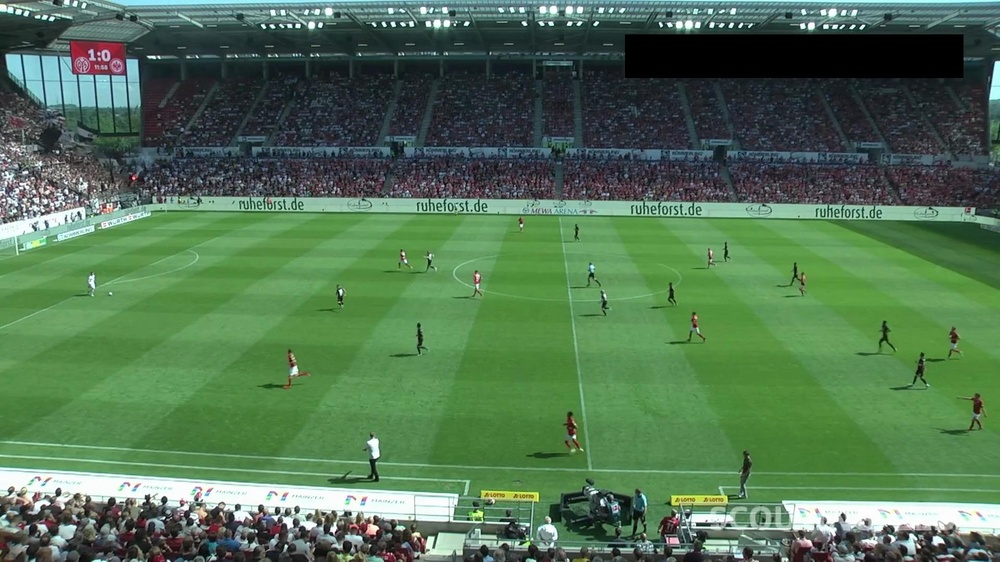
#> input picture training/football-players-detection-1/football-players-detection-1/test/images/40cd38_7_6_png.rf.68ef7fcd663cdf0f5b96bacdbcd94e07.jpg, 1000 x 562 px, shrunk from 1920 x 1080 before the run
$ python -i lines.py   (imports and definitions only)
#> lines starting #> are read from the running program, lines starting #| are printed output that depends on the picture; after the words box and inside, x2 and y2 are one past the last pixel; in counts of white or black regions, pixels touching at a corner belong together
### football_analysis/pitch/mask.py
"""Masque de la pelouse, pour écarter tout ce qui n'est pas sur le terrain.

Sur une caméra de club placée en bord de touche, le détecteur trouve autant de
personnes hors jeu que de joueurs : entraîneurs debout, remplaçants sur le
banc, spectateurs dans les gradins. Les compter fausse la possession, le
Voronoï et le nombre de joueurs.

Filtrer par homographie serait plus propre, mais l'homographie n'est pas
toujours calculable — et quand elle l'est, elle a déjà besoin d'un terrain
correctement identifié. Ce masque ne dépend que de la couleur, donc il
fonctionne sur toutes les frames, y compris celles où les lignes sont hors
champ.
"""
from __future__ import annotations

import cv2
import numpy as np

# Bornes de recherche du gazon en HSV OpenCV (H sur 0-179), volontairement
# larges : elles ne servent qu'à délimiter où chercher la teinte dominante.
HUE_SEARCH = (25, 95)
HUE_TOLERANCE = 12
MIN_SATURATION = 50
MIN_VALUE = 40


def dominant_turf_hue(hsv: np.ndarray) -> int | None:
    """Teinte dominante du gazon sur cette image.

    Un seuil fixe ne survit pas au changement de stade, de saison ni d'heure :
    la même pelouse passe du vert-jaune en plein soleil au vert sombre à
    l'ombre, et la végétation hors terrain se distingue par une teinte plus
    jaune de seulement une dizaine de degrés. Estimer le mode sur chaque image
    rend le masque indépendant du lieu de tournage.
    """
    low, high = HUE_SEARCH
    plausible = (
        (hsv[:, :, 0] >= low)
        & (hsv[:, :, 0] <= high)
        & (hsv[:, :, 1] >= MIN_SATURATION)
        & (hsv[:, :, 2] >= MIN_VALUE)
    )
    if plausible.sum() < hsv.shape[0] * hsv.shape[1] * 0.05:
        return None
    histogram = np.bincount(hsv[:, :, 0][plausible], minlength=180)
    return int(np.argmax(histogram))


def turf_mask(frame: np.ndarray, close_px: int = 25) -> np.ndarray:
    """Masque binaire de la surface de jeu (255 = pelouse).

    La fermeture morphologique rebouche les joueurs, les lignes blanches et
    les ombres, qui découpent sinon la pelouse en fragments. Seule la plus
    grande composante est conservée : les bandes d'herbe derrière les gradins
    ne font pas partie du terrain.
    """
    hsv = cv2.cvtColor(frame, cv2.COLOR_BGR2HSV)
    hue = dominant_turf_hue(hsv)
    if hue is None:
        return np.zeros(frame.shape[:2], dtype=np.uint8)

    mask = cv2.inRange(
        hsv,
        np.array([max(hue - HUE_TOLERANCE, 0), MIN_SATURATION, MIN_VALUE], np.uint8),
        np.array([min(hue + HUE_TOLERANCE, 179), 255, 255], np.uint8),
    )

    small = cv2.getStructuringElement(cv2.MORPH_ELLIPSE, (5, 5))
    mask = cv2.morphologyEx(mask, cv2.MORPH_OPEN, small)

    # Combler avant de choisir la composante : joueurs, lignes et ombres
    # découpent sinon la pelouse en morceaux, et on n'en garderait qu'un.
    # La tolérance de teinte, elle, empêche déjà de souder la végétation
    # hors terrain, plus jaune d'une dizaine de degrés.
    kernel = cv2.getStructuringElement(cv2.MORPH_ELLIPSE, (close_px, close_px))
    mask = cv2.morphologyEx(mask, cv2.MORPH_CLOSE, kernel)

    count, labels, stats, _ = cv2.connectedComponentsWithStats(mask, connectivity=8)
    if count <= 1:
        return mask
    largest = 1 + int(np.argmax(stats[1:, cv2.CC_STAT_AREA]))
    return np.where(labels == largest, 255, 0).astype(np.uint8)


# [30 lines left out: functions playable_area, on_pitch, not called in this run]

### football_analysis/pitch/lines.py
"""Détection des lignes du terrain, et estimation de l'exploitabilité.

AVERTISSEMENT — ce module fournit des primitives de mesure, PAS un verdict.

Il a été écrit pour estimer à moindre coût la proportion de frames offrant
assez de structure pour une homographie. Cette tentative a échoué : selon le
réglage des seuils, le compte de lignes passait de 0 à 23 sur la même image,
sans réglage intermédiaire qui distingue les vraies lignes de terrain des
poteaux de but, des ombres et des maillots clairs. Sur une pelouse en plein
soleil, les lignes ne sont que légèrement plus contrastées que l'herbe.

La mesure a finalement été obtenue par jugement visuel sur 36 images
échantillonnées (voir ANALYSE_TERRAIN.md). N'utilisez pas ces fonctions comme
filtre de qualité sans les avoir calibrées sur vos propres vidéos.

Deux pièges dominent :

- Un stade est plein de lignes droites qui ne sont pas le terrain : grillages,
  murs de gradins, poteaux, toits d'abris. Tout est donc restreint au masque
  de pelouse.
- Les lignes du terrain sont des structures *fines et claires* sur fond
  sombre. Un seuil sur la luminosité attrape aussi les maillots blancs et les
  reflets ; un chapeau haut-de-forme morphologique ne retient que ce qui est
  fin, ce qui écarte les grandes surfaces claires.
"""
from __future__ import annotations

from dataclasses import dataclass

import cv2
import numpy as np

from .mask import turf_mask


MIN_LINE_LENGTH = 120


def line_pixels(frame: np.ndarray, turf: np.ndarray, thickness: int = 15) -> np.ndarray:
    """Masque des pixels appartenant à une ligne de terrain.

    `thickness` est l'épaisseur maximale, en pixels, d'une structure à
    retenir. Une contrainte de couleur ("les lignes sont blanches") a été
    essayée puis retirée : sur une pelouse en plein soleil, les lignes ne sont
    que légèrement plus claires que l'herbe, et le filtre supprimait de vraies
    lignes de touche. La sélection par longueur, plus bas, écarte bien mieux
    les maillots — un maillot fait 40 px de large, une ligne bien plus.
    """
    # Éroder la pelouse : ses bords sont eux-mêmes des transitions claires,
    # qui produiraient des lignes fantômes tout autour du terrain.
    eroded = cv2.erode(turf, cv2.getStructuringElement(cv2.MORPH_ELLIPSE, (15, 15)))
    if eroded.sum() == 0:
        return eroded

    grey = cv2.cvtColor(frame, cv2.COLOR_BGR2GRAY)
    kernel = cv2.getStructuringElement(cv2.MORPH_RECT, (thickness, thickness))
    tophat = cv2.morphologyEx(grey, cv2.MORPH_TOPHAT, kernel)

    # Seuil calculé sur la pelouse seule. Calculé sur toute l'image, les
    # poteaux de but et les gradins en plein soleil écrasent la statistique
    # et le seuil monte trop haut pour les lignes, bien moins contrastées.
    threshold, _ = cv2.threshold(
        tophat[eroded > 0], 0, 255, cv2.THRESH_BINARY + cv2.THRESH_OTSU
    )
    thin = (tophat > threshold).astype(np.uint8) * 255
    return cv2.bitwise_and(thin, eroded)


def _angle(segment: np.ndarray) -> float:
    """Orientation en degrés dans [0, 180)."""
    x1, y1, x2, y2 = segment
    return float(np.degrees(np.arctan2(y2 - y1, x2 - x1)) % 180.0)


def _offset(segment: np.ndarray) -> float:
    """Distance signée de l'origine à la droite portant le segment."""
    x1, y1, x2, y2 = segment
    theta = np.radians(_angle(segment))
    return float(x1 * -np.sin(theta) + y1 * np.cos(theta))


def merge_segments(
    segments: np.ndarray, angle_tol: float = 8.0, offset_tol: float = 30.0
) -> list[np.ndarray]:
    """Fusionne les segments qui décrivent la même droite.

    HoughLinesP découpe une ligne de touche en dizaines de segments dès qu'un
    joueur la traverse. Sans fusion, on compterait ces morceaux comme autant
    de lignes distinctes et on surestimerait massivement la structure visible.
    """
    kept: list[np.ndarray] = []
    for segment in segments:
        angle, offset = _angle(segment), _offset(segment)
        for other in kept:
            delta = abs(angle - _angle(other))
            delta = min(delta, 180.0 - delta)
            if delta < angle_tol and abs(offset - _offset(other)) < offset_tol:
                break
        else:
            kept.append(segment)
    return kept


def intersections(lines: list[np.ndarray], shape: tuple[int, int]) -> list[tuple[float, float]]:
    """Points d'intersection tombant dans l'image.

    Ce sont eux qui comptent : une homographie a besoin de correspondances de
    points, pas de lignes. Deux lignes de touche parallèles n'en donnent
    aucune, d'où l'importance d'avoir plusieurs orientations.
    """
    height, width = shape[:2]
    points = []
    for i, a in enumerate(lines):
        for b in lines[i + 1 :]:
            d = (a[2] - a[0]) * (b[3] - b[1]) - (a[3] - a[1]) * (b[2] - b[0])
            if abs(d) < 1e-6:
                continue
            t = ((b[0] - a[0]) * (b[3] - b[1]) - (b[1] - a[1]) * (b[2] - b[0])) / d
            x, y = a[0] + t * (a[2] - a[0]), a[1] + t * (a[3] - a[1])
            if 0 <= x < width and 0 <= y < height:
                points.append((float(x), float(y)))
    return points


@dataclass
class LineEvidence:
    """Compte brut. Aucune interprétation : voir l'avertissement en tête."""

    n_lines: int
    n_orientations: int
    n_intersections: int


def evaluate(frame: np.ndarray, turf: np.ndarray | None = None) -> LineEvidence:
    """Mesure la structure de terrain visible sur une frame."""
    turf = turf_mask(frame) if turf is None else turf
    if turf.sum() == 0:
        return LineEvidence(0, 0, 0)

    pixels = line_pixels(frame, turf)
    raw = cv2.HoughLinesP(
        pixels, rho=1, theta=np.pi / 180, threshold=80,
        minLineLength=MIN_LINE_LENGTH, maxLineGap=40,
    )
    if raw is None:
        return LineEvidence(0, 0, 0)

    lines = merge_segments(raw.reshape(-1, 4))
    # Familles d'orientation par pas de 20°, pour distinguer les lignes de
    # touche des lignes de surface sans compter deux fois un léger biais.
    families = {int(_angle(line) // 20) for line in lines}
    return LineEvidence(
        n_lines=len(lines),
        n_orientations=len(families),
        n_intersections=len(intersections(lines, frame.shape)),
    )

>>> import cv2
>>> picture = cv2.imread('../../training/football-players-detection-1/football-players-detection-1/test/images/40cd38_7_6_png.rf.68ef7fcd663cdf0f5b96bacdbcd94e07.jpg')
#> picture is the input picture: shape (562, 1000, 3); mean B, G, R 83.4, 115.6, 82.1
>>> result = evaluate(picture)
#> in dominant_turf_hue, `plausible = ( (hsv[:, :, 0] >= low) & (hsv[:, :, 0] <= high) & (hsv[:,..`:
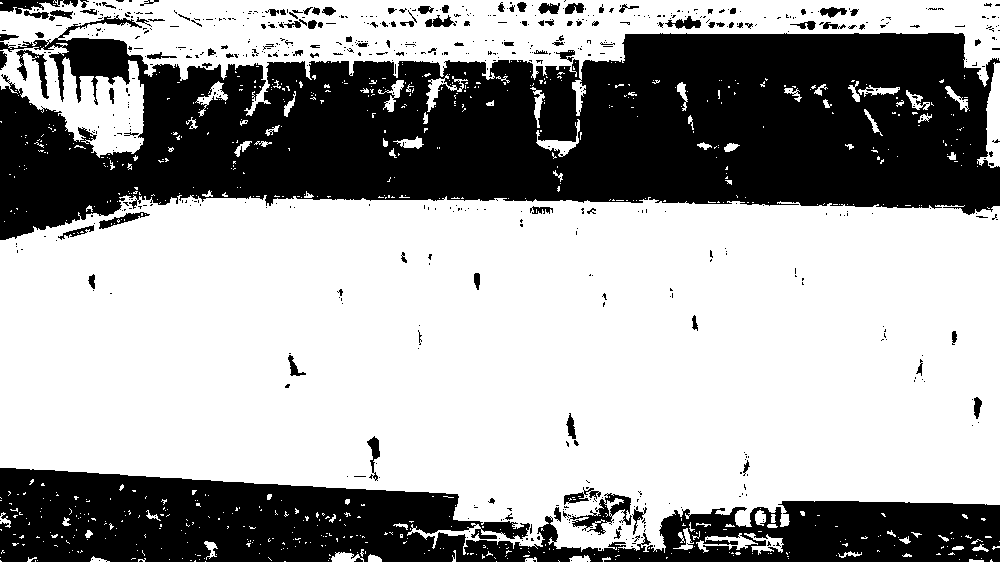
#> plausible: shape (562, 1000) bool; 63.6% white; 665 black regions (556 under 20 px), largest, box (x1, y1, x2, y2) and area: (0, 15, 1000, 240) 138268, (0, 468, 1000, 562) 56103, (569, 493, 632, 535) 879
#> in dominant_turf_hue, `histogram = np.bincount(hsv[:, :, 0][plausible], minlength=180)`: histogram = 180 values, max 38474 at index 53, min 0 at index 0, mean 1986
#> in turf_mask, `hue = dominant_turf_hue(hsv)`: hue = 53
#> in turf_mask, `count, labels, stats, _ = cv2.connectedComponentsWithStats(mask, conne..`:
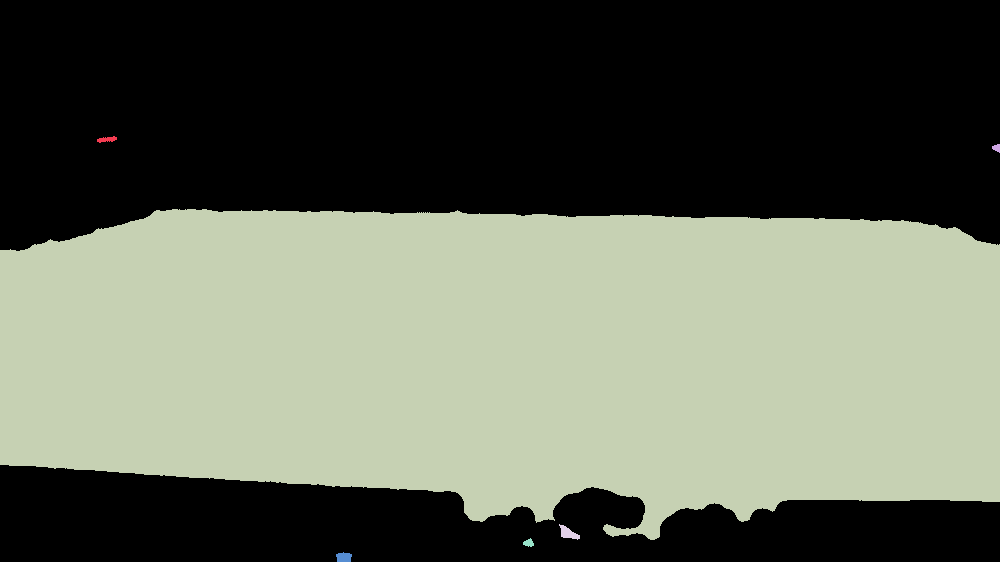
#> labels: shape (562, 1000) int32; 7 distinct labels, from 0 to 6; one colour per label, 0 black
#> in turf_mask, `count, labels, stats, _ = cv2.connectedComponentsWithStats(mask, conne..`: count = 7; stats = [[0, 0, 1000, 562, 287119], [97, 136, 20, 7, 85], [992, 144, 8, 9, 49], [0, 209, 1000, 331, 274386], [559, 524, 21, 16, 166], [523, 538, 11, 9, 64], [336, 552, 16, 10, 131]]
#> in turf_mask, `largest = 1 + int(np.argmax(stats[1:, cv2.CC_STAT_AREA]))`: largest = 3
#> in line_pixels, `eroded = cv2.erode(turf, cv2.getStructuringElement(cv2.MORPH_ELLIPSE, ..`:
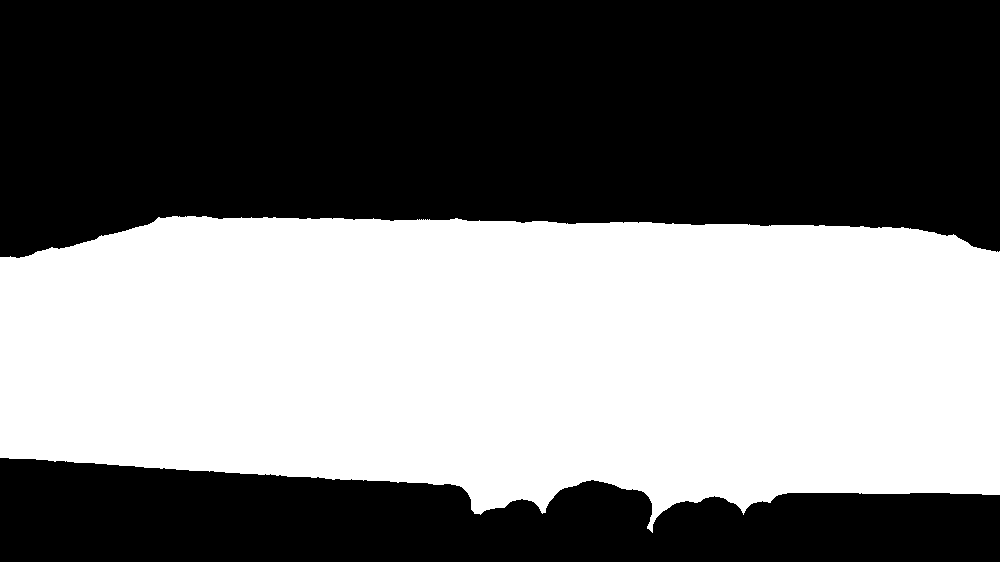
#> eroded: shape (562, 1000); 46.1% white; 1 white region, box (x1, y1, x2, y2) and area: (0, 216, 1000, 533) 259090
#> in line_pixels, `grey = cv2.cvtColor(frame, cv2.COLOR_BGR2GRAY)`:
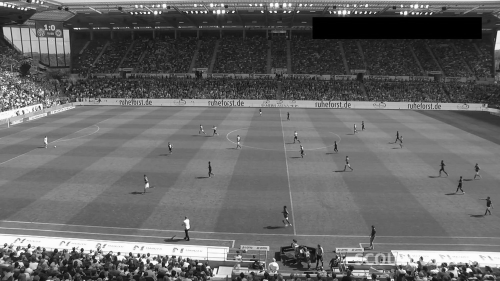
#> grey: shape (562, 1000) (shown at 1/2 size); min 0, max 255, mean 101.9
#> in line_pixels, `tophat = cv2.morphologyEx(grey, cv2.MORPH_TOPHAT, kernel)`:
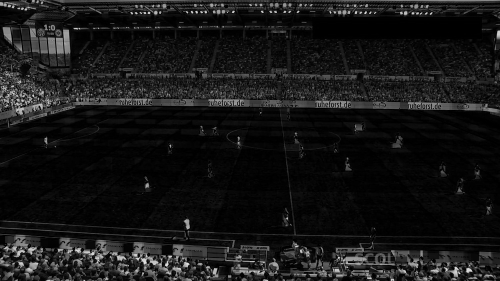
#> tophat: shape (562, 1000) (shown at 1/2 size); min 0, max 242, mean 22.2
#> in line_pixels, `threshold, _ = cv2.threshold( tophat[eroded > 0], 0, 255, cv2.THRESH_B..`: threshold = 36
#> in line_pixels, `thin = (tophat > threshold).astype(np.uint8) * 255`:
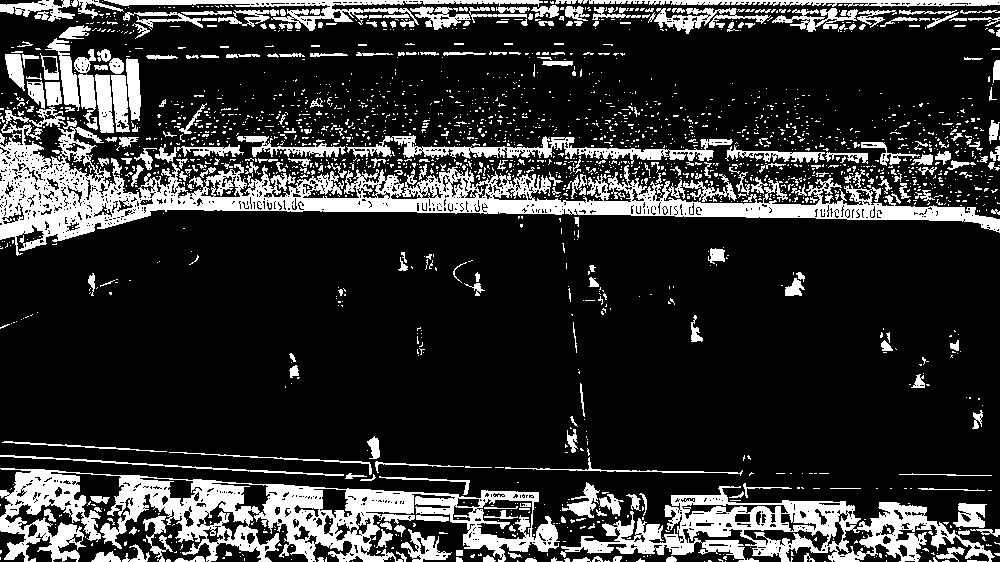
#> thin: shape (562, 1000); 19.4% white; 2159 white regions (1853 under 20 px), largest, box (x1, y1, x2, y2) and area: (0, 107, 1000, 256) 28275, (0, 468, 560, 562) 20642, (560, 486, 995, 562) 11772
#> in line_pixels, `return cv2.bitwise_and(thin, eroded)`:
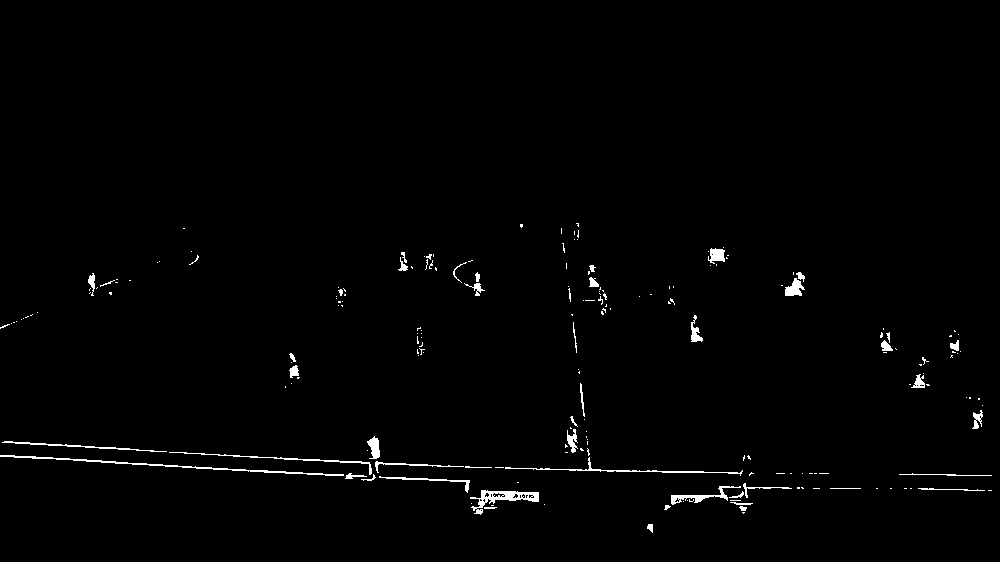
#> returned value: shape (562, 1000); 1.1% white; 199 white regions (151 under 20 px), largest, box (x1, y1, x2, y2) and area: (0, 455, 344, 476) 666, (470, 490, 539, 515) 581, (505, 457, 743, 476) 401
#> in evaluate, `raw = cv2.HoughLinesP( pixels, rho=1, theta=np.pi / 180, threshold=80,..`: raw = [[0, 456, 469, 481], [15, 443, 473, 467], [115, 463, 469, 482], [474, 467, 828, 473], [184, 453, 432, 466], [533, 469, 784, 473], [4, 441, 129, 448], [561, 229, 590, 468], [0, 455, 146, 463], [727, 486, 931, 489]]
#> the loop in merge_segments, `for segment in segments:` made 10 passes
#> (segment, angle, offset) on passes 1 to 8: ([0, 456, 469, 481], 3.05, 455.4), ([15, 443, 473, 467], 3, 441.6), ([115, 463, 469, 482], 3.07, 456.2), ([474, 467, 828, 473], 0.971, 458.9), ([184, 453, 432, 466], 3, 442.7), ([533, 469, 784, 473], 0.913, 460.4), ([4, 441, 129, 448], 3.21, 440.1), ([561, 229, 590, 468], 83.08, -529.3)
#> after the loop in merge_segments, `for segment in segments:`: kept = [[0, 456, 469, 481], [561, 229, 590, 468]]
#> in evaluate, `families = {int(_angle(line) // 20) for line in lines}`: families = 2 items
#> the loop in intersections, `for i, a in enumerate(lines):` made 2 passes
#> after the loop in intersections, `for i, a in enumerate(lines):`: points = [(592.4, 487.6)]
